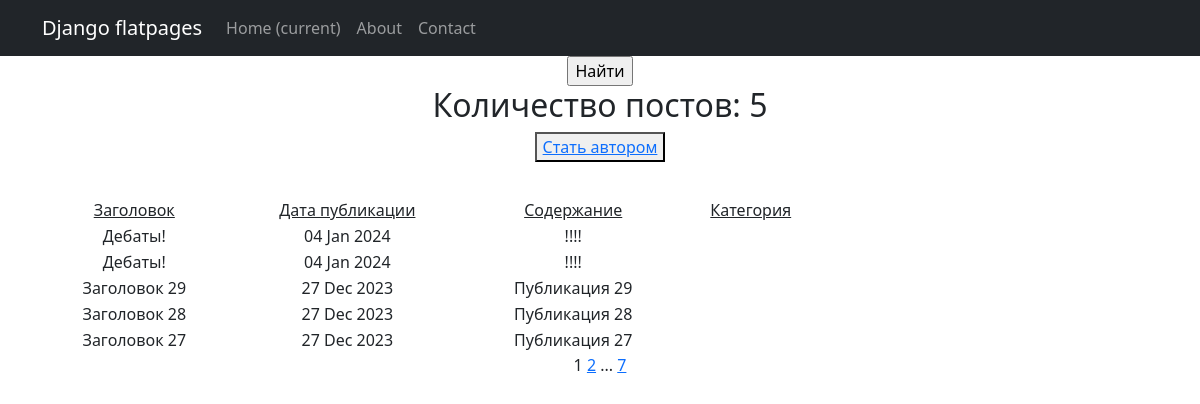
The page /news/ on the database as committed earlier.
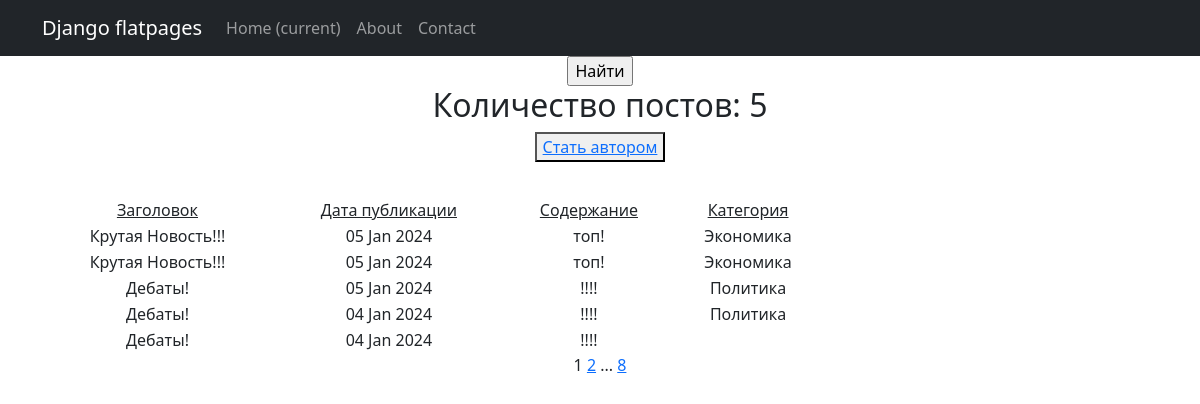
The same page on the database as committed later.
### news_portal/models.py (models this page shows, shortened)
class Post(models.Model):
    author = models.ForeignKey(Author, default=1, on_delete=models.SET_DEFAULT,
                               verbose_name=pgettext_lazy('Author', 'Author'))
    type = models.CharField(max_length=7, choices=TYPE, verbose_name=pgettext_lazy('Type', 'Type'))
    time_in = models.DateTimeField(auto_now_add=True, verbose_name=pgettext_lazy('Time_in', 'Time_in'))
    category = models.ManyToManyField(Category, through='PostCategory',
                                      verbose_name=pgettext_lazy('Category', 'Category'))
    title = models.CharField(max_length=255, verbose_name=pgettext_lazy('Title', 'Title'))
    text = models.TextField(verbose_name=pgettext_lazy('Text', 'Text'))
    rating = models.IntegerField(default=0, verbose_name=pgettext_lazy('Rating', 'Rating'))

class Category(models.Model):
    name = models.CharField(max_length=40, unique=True,)
    subscribers = models.ManyToManyField(User, related_name='categories')

### news_portal/views.py (the view)
# urls.py: path('news/', NewsList.as_view(), name='post_list'),
class NewsList(ListView):
    model = Post
    template_name = 'post_list.html'
    context_object_name = 'posts'
    ordering = '-time_in'
    paginate_by = 5
    def get_context_data(self, **kwargs):
        context = super().get_context_data(**kwargs)
        context['is_not_author'] = not self.request.user.groups.filter(name='authors').exists()
        return context
    def get_queryset(self):
        queryset = super().get_queryset()
        self.filterset = PostFilter(self.request.GET, queryset=queryset)
        return self.filterset.qs

### templates/post_list.html (shortened to what this page needs)
{% extends 'default.html' %}
{% block content %}
    <form action="" method="get">
        <input type='submit' value="Найти">
    </form>
    {% if posts %}
        <h2>Количество постов: {{ posts|length }}</h2>
        {% if is_not_author %}
        <button><a href="{% url 'author_now' %}">Стать автором</a></button>
        {% endif %}
    <table width="70%" style="margin-top: 35px">
        <tr>
            <td><u>Заголовок</u></td>
            <td><u>Дата публикации</u></td>
            <td><u>Содержание</u></td>
            <td><u>Категория</u></td>
        </tr>
        {% for post in posts %}
        <tr>
            <td>{{ post.title  }}</td>
            <td>{{ post.time_in|date:'d M Y' }}</td>
            <td>{{ post.text|truncatewords:20 }}</td>
            {% for cat in post.category.all %}
            <td>{{ cat.name }}</td>
            {% endfor %}
        </tr>
        {% endfor %}
    </table>
{% else %}
    <h3>Публикаций нет!</h3>
{% endif %}
    {{ page_obj.number }}
    {% if page_obj.has_next %}
       <a href="?page={{ page_obj.next_page_number }}">{{ page_obj.next_page_number }}</a>
       {% if paginator.num_pages != page_obj.next_page_number %}
           ...
           <a href="?page={{ page_obj.paginator.num_pages }}">{{ page_obj.paginator.num_pages }}</a>
       {% endif %}
    {% endif %}
{% endblock content %}

### templates/default.html (shortened to what this page needs)
<!DOCTYPE html>
{% load static %}
<html lang="en">
    <head>
        <link href="{% static 'css/styles.css' %}" rel="stylesheet" />
    </head>
    <body>
        <nav class="navbar navbar-expand-lg navbar-dark bg-dark static-top">
           <div class="container">
               <a class="navbar-brand" href="#">Django flatpages</a>
               <div class="collapse navbar-collapse" id="navbarResponsive">
                   <ul class="navbar-nav ml-auto">
                       <li class="nav-item active">
                           <a class="nav-link" href="#">Home
                               <span class="sr-only">(current)</span>
                           </a>
                       </li>
                       <li class="nav-item">
                           <a class="nav-link" href="/about/">About</a>
                       </li>
                       <li class="nav-item">
                           <a class="nav-link" href="/contacts/">Contact</a>
                       </li>
                   </ul>
               </div>
           </div>
        </nav>
        <div class="container">
           <div class="row">
               <div class="col-lg-12 text-center">
                   {% block content %}
                   {% endblock content %}
               </div>
           </div>
        </div>
    </body>
</html>

Rows that differ between the two databases and show on the page:
no longer on this page (row unchanged): Post: title "Заголовок 29", time_in "27 Dec 2023", text "Публикация 29"
no longer on this page (row unchanged): Post: title "Заголовок 28", time_in "27 Dec 2023", text "Публикация 28"
no longer on this page (row unchanged): Post: title "Заголовок 27", time_in "27 Dec 2023", text "Публикация 27"
added Post: title "Крутая Новость!!!", time_in "05 Jan 2024", text "топ!"
now on this page (row unchanged): Category: name "Экономика"
added Post: title "Крутая Новость!!!", time_in "05 Jan 2024", text "топ!"
added Post: title "Дебаты!", time_in "05 Jan 2024", text "!!!!"
now on this page (row unchanged): Category: name "Политика"
Other text that changed with them:
{{ page_obj.paginator.num_pages }}: "7" → "8"
